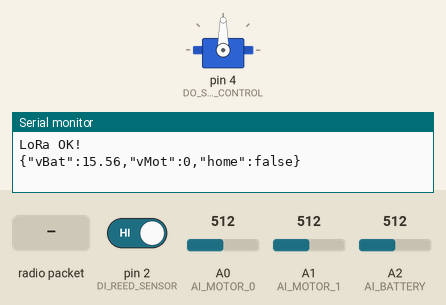
Recording of a program running on a simulated Arduino Nano Every. On the bench: servo, the last lines printed to the serial monitor. The test bench sets the inputs (shaded band); at power-on: pin 2 (DI_REED_SENSOR) HIGH, A0 (AI_MOTOR_0) = 512, A1 (AI_MOTOR_1) = 512, A2 (AI_BATTERY) = 512. No radio packets arrive unless stated.

Above: at 1.2 s.
1.3 s: radio packet "1" arrives
At 2.7 s:
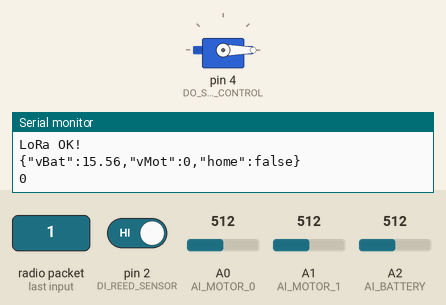
3.8 s: pin 2 (DI_REED_SENSOR) driven LOW
Timing chart, 0 to 6.8 s (numbered marks = the images above; inputs shaded):
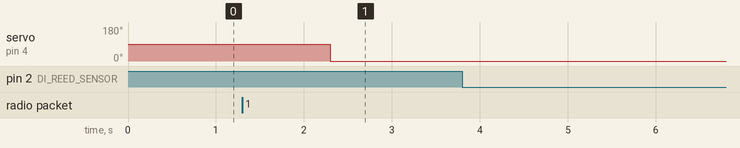

The program:

main.cpp
```cpp
/****************************************************************************************
 * DESCRIPTION: Feed Wagon parameters sender using LoRa
 * AUTOR: Fran Guillén Arenas
 * COMPANY: CabraControl
*****************************************************************************************/

#include <Arduino.h>
#include <SPI.h>
#include <LoRa.h>
#include <ArduinoJson.h>
#include <debug.h>
#include <Servo.h>

// ---------- PIN DEFINITION  ---------
#define AI_MOTOR_0          A0
#define AI_MOTOR_1          A1
#define AI_BATTERY          A2
#define DO_SERVO_CONTROL    4
#define DI_REED_SENSOR      2

// -------- LORA MODULE CONFIG ---------
#define SS      10
#define RST     9
#define DIO0    8
#define BAND    868E6

// -------- CONSTATNS CONFIG ---------
const float voltage_divider_adjust = 0.0304 ;    // 0.0282;     // Voltage divider adjustement
const int adc_rotation_tolerance = 500;          // Far away from 0 to avoid noise problems
const float v_batt_charging = 26.5;

// --------- GLOBAL VAR ----------
const unsigned int lora_data_rate = 1000;
Servo myservo;


// ---------- FUNCTION HEADERS ----------
char motorRotation();


void setup() {
  #if DEBUGGING
  Serial.begin(9600);
  #endif

  // -------- LORA SETUP ---------
  SPI.begin();
  LoRa.setPins(SS, RST, DIO0);

  if (!LoRa.begin(BAND)) {
    DEBUGLN("LoRa failed!");
    while (1);
  }
  DEBUGLN("LoRa OK!");

  pinMode(DI_REED_SENSOR, INPUT);


  // ---------- SERVO ---------
  myservo.attach(DO_SERVO_CONTROL);  // attaches the servo on pin 9 to the servo object

}


void loop() {
  // --------- CHECK IF LORA DATA AVAILABLE ----------
  int packetSize = LoRa.parsePacket();
  if (packetSize) {
    const int capacity = JSON_OBJECT_SIZE(1);
    StaticJsonDocument<capacity> doc;

    deserializeJson(doc, LoRa);

    int servo_angle = doc["servoAngle"];
    DEBUGLN(servo_angle);
    myservo.write(servo_angle);
    delay(1000);
    myservo.write(0);
  }


  // -------- SEND DATA EVERY LORA DATA RATE ---------
  static unsigned long prev_millis = 0;
  if ((millis() - prev_millis) >= lora_data_rate) {
    prev_millis = millis();

    // Getting data
    float v_battery = int(analogRead(AI_BATTERY) * voltage_divider_adjust * 100.0) / 100.0;
    char v_motor = int((analogRead(AI_MOTOR_0) - analogRead(AI_MOTOR_1)) * voltage_divider_adjust * 100.0) / 100.0;
    bool at_home = !digitalRead(DI_REED_SENSOR);

    // Prepairing Json document
    StaticJsonDocument<50> doc; //32 recommended
    char buffer[100];

    doc["vBat"] = v_battery;
    doc["vMot"] = v_motor;
    doc["home"] = at_home;

    // Serialize Json
    size_t length = serializeJson(doc, buffer);
    DEBUGLN(buffer);

    // Send LoRa packet
    LoRa.beginPacket();
    LoRa.write(buffer, length);
    LoRa.endPacket();
  }
}
```

debug.h
```cpp
// --------- DEBUG? --------
#define DEBUGGING   1


#if DEBUGGING
  #define DEBUG(x)       Serial.print (x)
  #define DEBUGLN(x)     Serial.println (x)
#else
  #define DEBUG(x)
  #define DEBUGLN(x)
#endif


#if PRINT_DATA
  #define DATA(x)       Serial.print (x)
  #define DATALN(x)     Serial.println (x)
#else
  #define DATA(x)
  #define DATALN(x)
#endif
```

Measured:
- after the input at 1.3 s, servo on pin 4 (DO_SERVO_CONTROL): 90° → 0° after 1.0 s
